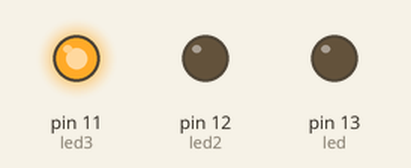
Recording of a sketch running on a simulated Arduino Uno, built with avr-gcc and run on an emulated ATmega328P. Shown: output pins drawn as LEDs (lit = HIGH). Random numbers use the default seed unless the sketch sets one.

Above: at 0.1 s.
At 14.4 s:
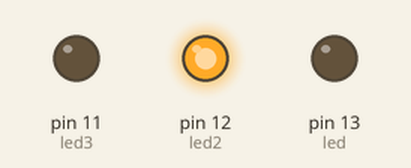
At 22.6 s:
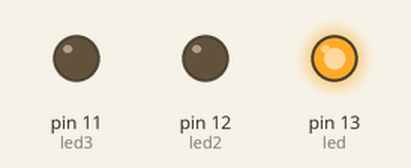
At 39.3 s:
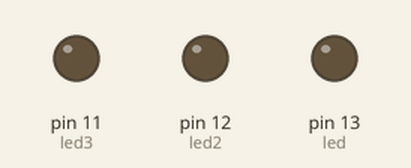
Timing chart, 0 to 40.0 s (numbered marks = the images above):
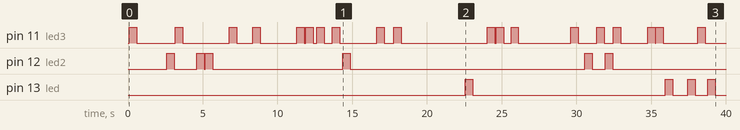

Measured:
- by itself, pin 11 (led3): LOW → HIGH at 0.08 s, → LOW 0.50 s later, → HIGH 2.6 s later, → LOW 0.50 s later, … (38 changes in this stretch)
- by itself, pin 13 (led): LOW → HIGH at 22.6 s, → LOW 0.50 s later, → HIGH 12.9 s later, → LOW 0.50 s later, … (8 changes in this stretch)

The sketch:

sketch_dec06a.ino
```cpp
int led = 13; // choose the pin for the LED
int button = 7;// choose the input pin (for a pushbutton)
int led2 = 12;
int button2 = 6;
int led3 = 11;
int button3 = 5;
int led4 = 11;
int button4 = 4;
int array[] = {};

// the setup function runs once when you press reset or power the board
void setup()
{
  pinMode(led, OUTPUT);
  pinMode(button, INPUT);
  pinMode(led2, OUTPUT);
  pinMode(button2, INPUT);
  pinMode(led3, OUTPUT);
  pinMode(button3, INPUT);
  pinMode(led4, OUTPUT);
  pinMode(button4, INPUT);
}

// the loop function runs over and over again forever
void loop()
{
  int x=(int)(random()*3+1); //1-4

  if(x==1)
  {
    digitalWrite(led,HIGH);
    delay(500);
    digitalWrite(led, LOW);
  }
  else if(x==2)
  {
    digitalWrite(led2,HIGH);
    delay(500);
    digitalWrite(led2, LOW);
  }
  else if(x==3)
  {
    digitalWrite(led3,HIGH);
    delay(500);
    digitalWrite(led3, LOW);
  }
  if(x==4)
  {
    digitalWrite(led4,HIGH);
    delay(500);
    digitalWrite(led4, LOW);
  }
}
```
